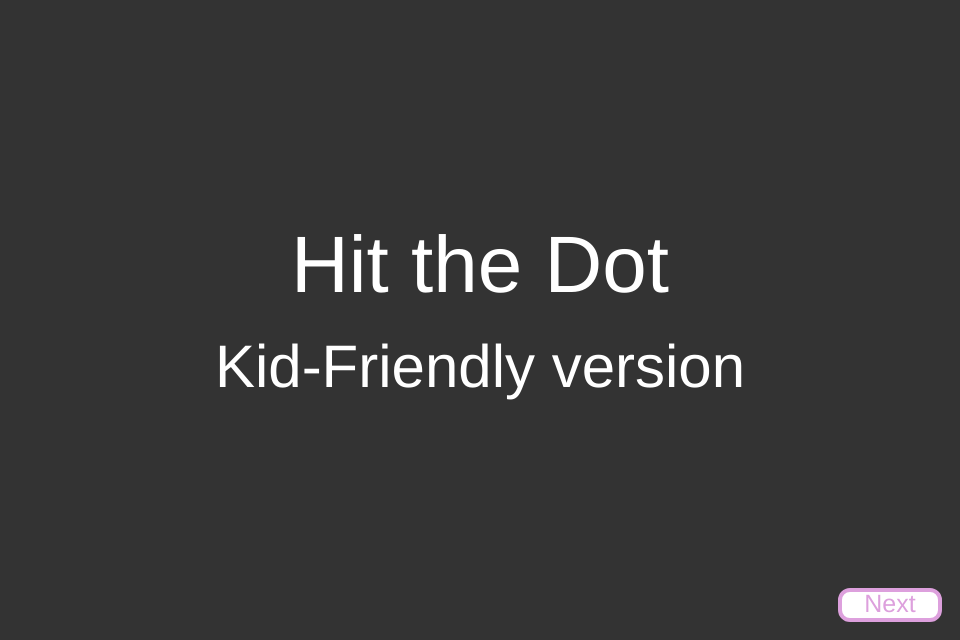
Frame 1 (no input)
Frame 60 (no input): identical to frame 1, image omitted
Frame 120 (the mouse pressed at the canvas centre since frame 60): identical to frame 1, image omitted

The p5.js sketch that drew this single still picture (run headless with seeded random() and noise() and a simulated clock; from frame 60 on, the mouse is pressed at the canvas centre):

// p5.js sketch
// ── sketch.js
/*
	final project pitch template
	title
	description
	theme
	interaction
	grapics
*/

var currentSlide = 1;
var totalSlides = 5;

var nextBtnX = 960 - 120;
var nextBtnY = 640 - 50;

var backBtnX = 20;
var backBtnY = nextBtnY;

var btnW = 100;
var btnH = 30;

function setup() {
	createCanvas(960, 640);
}

function draw() {
	background(51);
	noStroke();
	
	// slides
	if (currentSlide == 1) {
		// title
		textSize(80);
		fill(255);
		textAlign(CENTER, CENTER);

		// fill in your own title
		text('Hit the Dot', width/2, height/2 - 50);
		textSize(60);
		text('Kid-Friendly version', width/2, height/2 + 50);
	
	} else if (currentSlide == 2) {
		// description, theme
		textAlign(LEFT);
		fill(255);
		textSize(50);
		text('My project is a simple game that requires the user to click on the white circle that appears on the screen, and to avoid the red circle that pops up.', 50, 100, width - 100);

	} else if (currentSlide == 3) {
		// describe the interaction
		textAlign(LEFT);
		fill(255);
		textSize(50);
		text('The user is to click on the white circle that appears on the screen. The circles will appear one at a time. Make sure to ONLY click on the white circles and not the red one! (or else Patrick will come and get you).', 50, 100, width - 100);
	} else if (currentSlide == 4) {
		// describe the graphics
		textAlign(LEFT);
		fill(255);
		textSize(30);
		text('The graphics include white and red circles.', 50, 100, width - 100);

		fill(100);
		rect(200, 200, 600, 400);
		fill('white');
		circle(width/2, 350, 100);
	} else if (currentSlide == 5) {
		// describe the graphics
		textAlign(LEFT);
		fill(255);
		textSize(30);
		text('The graphics include meme Patrick that will appear if you accidentally click on the red circle.', 50, 100, width - 100);

		fill(100);
		rect(200, 200, 600, 400);
	}

	// draw buttons
	if (currentSlide < totalSlides) {
		button(nextBtnX, nextBtnY, "Next");
	}

	if (currentSlide > 1) {
		button(backBtnX, backBtnY, "Back");
	}
	
}

// displaying button
function button(x, y, displayText) {

	// draw buttons
	stroke('plum');
	fill(255);
	
	if (mouseX > x && mouseX < x + btnW &&
		mouseY > y && mouseY < y + btnH) {
		fill('yellow');

		if (mouseIsPressed) {
			stroke('yellow');
		}
	}
	
	strokeWeight(4);
	rect(x, y, btnW, btnH, 10);

	noStroke();
	fill('plum');
	textSize(25);
	textAlign(CENTER, CENTER);
	text(displayText, x, y, btnW, btnH);

}

function mousePressed() {
	// over the next button
	if (mouseX > nextBtnX && mouseX < nextBtnX + btnW &&
		mouseY > nextBtnY && mouseY < nextBtnY + btnH) {
		if (currentSlide < totalSlides) {
			currentSlide++;
		}
	}

	// over the back button
	if (mouseX > backBtnX && mouseX < backBtnX + btnW &&
		mouseY > backBtnY && mouseY < backBtnY + btnH) {
		if (currentSlide > 1) {
			currentSlide--;
		}
	}
}

function keyPressed() {
	if (keyCode == 39) { // right arrow
		if (currentSlide < totalSlides) {
			currentSlide++;
		}
	}

	if (keyCode == 37) { // left arrow
		if (currentSlide > 1) {
			currentSlide--;
		}
	}
}
